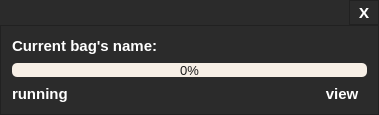
<?xml version="1.0" encoding="UTF-8"?>
<ui version="4.0">
 <class>widget_newProcessClass</class>
 <widget class="QWidget" name="widget_newProcessClass">
  <property name="geometry">
   <rect>
    <x>0</x>
    <y>0</y>
    <width>379</width>
    <height>115</height>
   </rect>
  </property>
  <property name="font">
   <font>
    <family>Arial Black</family>
    <weight>75</weight>
    <bold>true</bold>
   </font>
  </property>
  <property name="windowTitle">
   <string>widget_newProcess</string>
  </property>
  <property name="styleSheet">
   <string notr="true">QWidget{background:#2b2b2b}

QPushButton{border:none} 
QPushButton{color:#ffffff} 
QPushButton::hover{color:#faa028} 
QPushButton::pressed{color:#ffffff} 


QProgressBar {
border: none;
border-radius: 5px;

color: #1c1c1c;

background: QLinearGradient( x1: 0, y1: 0, x2: 1, y2: 0,stop: 0 #f7efe6,stop: 0.3 #f7efe6,stop: 0.6 #f7efe6,stop: 1 #f7efe6);
}

QProgressBar::chunk {
background: QLinearGradient( x1: 0, y1: 0, x2: 1, y2: 0,stop: 0 #f7cd94,stop: 0.3 #f7bb6a,stop: 0.6 #fcad44,stop: 1 #fa9c20  );

/*border: 0.5px solid #e17903;*/
border: none;

border-bottom-right-radius: 5px;
    border-bottom-left-radius: 5px;
border-top-right-radius: 5px;
    border-top-left-radius: 5px;
}

QLineEdit{selection-background-color: #faa028; color:#ffffff;border:none }

</string>
  </property>
  <layout class="QVBoxLayout" name="verticalLayout_2">
   <property name="spacing">
    <number>0</number>
   </property>
   <property name="leftMargin">
    <number>0</number>
   </property>
   <property name="topMargin">
    <number>0</number>
   </property>
   <property name="rightMargin">
    <number>0</number>
   </property>
   <property name="bottomMargin">
    <number>0</number>
   </property>
   <item alignment="Qt::AlignRight|Qt::AlignTop">
    <widget class="QFrame" name="frame_2">
     <property name="minimumSize">
      <size>
       <width>0</width>
       <height>25</height>
      </size>
     </property>
     <property name="frameShape">
      <enum>QFrame::StyledPanel</enum>
     </property>
     <property name="frameShadow">
      <enum>QFrame::Raised</enum>
     </property>
     <layout class="QGridLayout" name="gridLayout">
      <property name="leftMargin">
       <number>9</number>
      </property>
      <property name="topMargin">
       <number>0</number>
      </property>
      <property name="rightMargin">
       <number>9</number>
      </property>
      <property name="bottomMargin">
       <number>0</number>
      </property>
      <property name="spacing">
       <number>9</number>
      </property>
      <item row="0" column="0">
       <widget class="QPushButton" name="btnCancel">
        <property name="font">
         <font>
          <family>Arial Black</family>
          <pointsize>11</pointsize>
          <weight>75</weight>
          <bold>true</bold>
         </font>
        </property>
        <property name="styleSheet">
         <string notr="true"/>
        </property>
        <property name="text">
         <string>X</string>
        </property>
       </widget>
      </item>
     </layout>
    </widget>
   </item>
   <item>
    <widget class="QFrame" name="frame">
     <property name="sizePolicy">
      <sizepolicy hsizetype="Preferred" vsizetype="Preferred">
       <horstretch>0</horstretch>
       <verstretch>0</verstretch>
      </sizepolicy>
     </property>
     <property name="styleSheet">
      <string notr="true">QLabel{color:#ffffff}</string>
     </property>
     <property name="frameShape">
      <enum>QFrame::StyledPanel</enum>
     </property>
     <property name="frameShadow">
      <enum>QFrame::Raised</enum>
     </property>
     <layout class="QVBoxLayout" name="verticalLayout">
      <property name="spacing">
       <number>8</number>
      </property>
      <item>
       <layout class="QHBoxLayout" name="horizontalLayout">
        <item>
         <widget class="QLabel" name="labelbagName">
          <property name="font">
           <font>
            <family>Ubuntu</family>
            <pointsize>11</pointsize>
            <weight>75</weight>
            <bold>true</bold>
           </font>
          </property>
          <property name="text">
           <string>Current bag's name: </string>
          </property>
         </widget>
        </item>
        <item>
         <widget class="QLineEdit" name="lineEditBagName">
          <property name="readOnly">
           <bool>true</bool>
          </property>
         </widget>
        </item>
       </layout>
      </item>
      <item>
       <widget class="QProgressBar" name="progressBar">
        <property name="maximumSize">
         <size>
          <width>16777215</width>
          <height>14</height>
         </size>
        </property>
        <property name="font">
         <font>
          <family>Arial</family>
          <pointsize>10</pointsize>
          <weight>50</weight>
          <bold>false</bold>
         </font>
        </property>
        <property name="value">
         <number>0</number>
        </property>
        <property name="alignment">
         <set>Qt::AlignCenter</set>
        </property>
        <property name="textVisible">
         <bool>true</bool>
        </property>
        <property name="invertedAppearance">
         <bool>false</bool>
        </property>
        <property name="textDirection">
         <enum>QProgressBar::BottomToTop</enum>
        </property>
       </widget>
      </item>
      <item>
       <layout class="QHBoxLayout" name="horizontalLayout_2">
        <item alignment="Qt::AlignLeft">
         <widget class="QLabel" name="labelRunning">
          <property name="font">
           <font>
            <family>Ubuntu</family>
            <pointsize>11</pointsize>
            <weight>75</weight>
            <bold>true</bold>
           </font>
          </property>
          <property name="text">
           <string>running</string>
          </property>
         </widget>
        </item>
        <item alignment="Qt::AlignRight">
         <widget class="QPushButton" name="btnViewProcess">
          <property name="minimumSize">
           <size>
            <width>50</width>
            <height>0</height>
           </size>
          </property>
          <property name="font">
           <font>
            <family>Ubuntu</family>
            <pointsize>11</pointsize>
            <weight>75</weight>
            <bold>true</bold>
           </font>
          </property>
          <property name="styleSheet">
           <string notr="true"/>
          </property>
          <property name="text">
           <string>view</string>
          </property>
         </widget>
        </item>
       </layout>
      </item>
     </layout>
    </widget>
   </item>
  </layout>
 </widget>
 <layoutdefault spacing="6" margin="11"/>
 <resources/>
 <connections/>
</ui>
